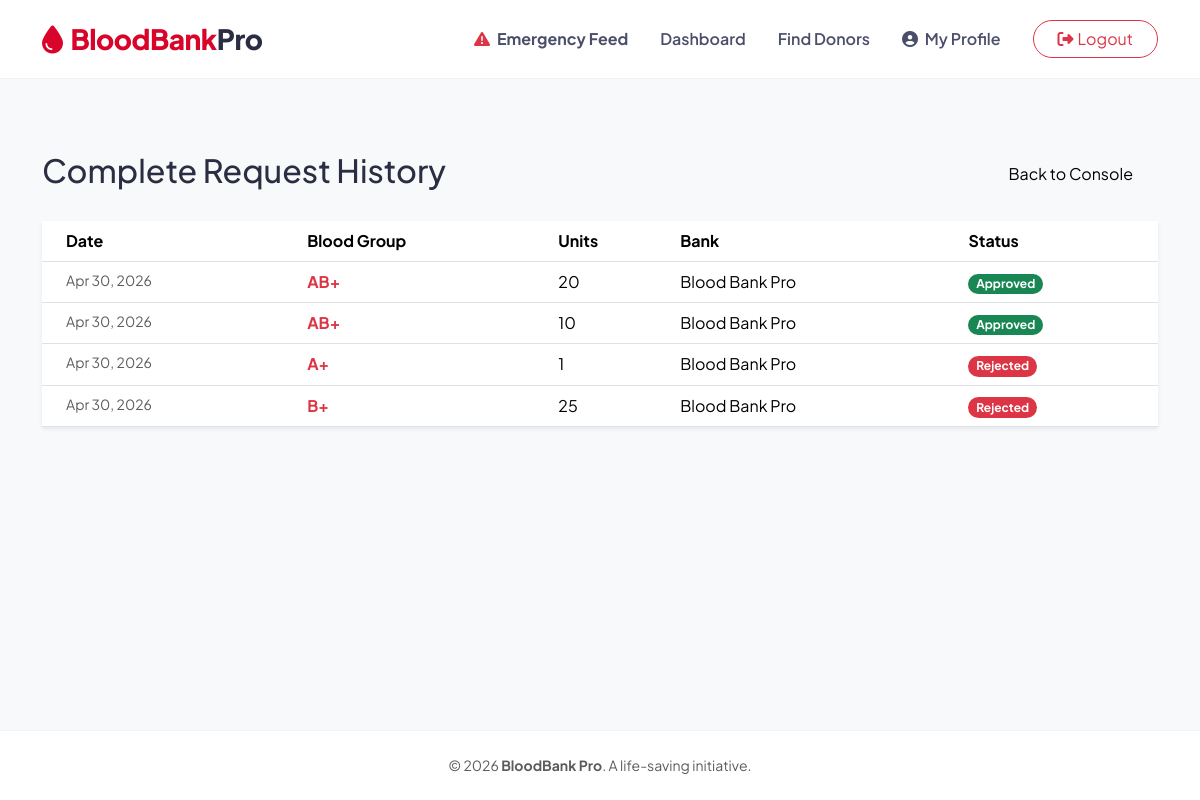
The page /request-history/ (signed in) on the database its author committed.
### blood/models.py (models this page shows, shortened)
class BloodRequest(models.Model):
    STATUS_CHOICES = (('pending', 'Pending'), ('approved', 'Approved'), ('rejected', 'Rejected'))
    hospital = models.ForeignKey(User, on_delete=models.CASCADE, limit_choices_to={'role': 'hospital'}, related_name='blood_requests')
    blood_bank = models.ForeignKey(BloodBank, on_delete=models.CASCADE)
    blood_group = models.CharField(max_length=3)
    units_needed = models.IntegerField()
    urgency = models.CharField(max_length=20, choices=(('normal', 'Normal'), ('urgent', 'Urgent')), default='normal')
    status = models.CharField(max_length=10, choices=STATUS_CHOICES, default='pending')
    created_at = models.DateTimeField(auto_now_add=True)

class BloodBank(models.Model):
    name = models.CharField(max_length=200)
    location = models.CharField(max_length=100)
    contact = models.CharField(max_length=15)
    created_by = models.ForeignKey(User, on_delete=models.CASCADE)

### blood/views.py (the view)
# urls.py: path('request-history/', views.request_history, name='request_history'),
@login_required
def request_history(request):
    if request.user.role != 'hospital':
        return redirect('dashboard')
    all_requests = BloodRequest.objects.filter(hospital=request.user).order_by('-created_at')
    return render(request, 'blood/request_history.html', {'requests': all_requests})

### blood/templates/blood/request_history.html
{% extends 'blood/base.html' %}
{% block content %}
<div class="container py-5">
    <div class="d-flex justify-content-between align-items-center mb-4">
        <h2 class="fw-800">Complete Request History</h2>
        <a href="{% url 'dashboard' %}" class="btn btn-light rounded-pill px-4">Back to Console</a>
    </div>
    <div class="glass-card shadow-sm overflow-hidden">
        <table class="table mb-0">
            <thead class="bg-light">
                <tr>
                    <th class="ps-4">Date</th>
                    <th>Blood Group</th>
                    <th>Units</th>
                    <th>Bank</th>
                    <th>Status</th>
                </tr>
            </thead>
            <tbody>
                {% for req in requests %}
                <tr>
                    <td class="ps-4 text-muted small">{{ req.created_at|date:"M d, Y" }}</td>
                    <td class="fw-bold text-danger">{{ req.blood_group }}</td>
                    <td>{{ req.units_needed }}</td>
                    <td>{{ req.blood_bank.name }}</td>
                    <td>
                        <span class="badge rounded-pill {% if req.status == 'approved' %}bg-success{% elif req.status == 'pending' %}bg-warning text-dark{% else %}bg-danger{% endif %}">
                            {{ req.status|title }}
                        </span>
                    </td>
                </tr>
                {% empty %}
                <tr><td colspan="5" class="text-center py-4">No history found.</td></tr>
                {% endfor %}
            </tbody>
        </table>
    </div>
</div>
{% endblock %}

### blood/templates/blood/base.html (style rules this page uses)
:root { --primary-red: #ef233c; --dark-red: #d90429; --soft-bg: #f8f9fa; --glass: rgba(255, 255, 255, 0.9); }
body { font-family: "Plus Jakarta Sans", sans-serif; background-color: var(--soft-bg); color: #2b2d42; min-height: 100vh; display: flex; flex-direction: column; }

### rows shown on the page
BloodRequest: created_at "Apr 30, 2026", blood_group "AB+", units_needed "20", blood_bank.name "Blood Bank Pro", status "Approved"
BloodRequest: created_at "Apr 30, 2026", blood_group "AB+", units_needed "10", blood_bank.name "Blood Bank Pro", status "Approved"
BloodRequest: created_at "Apr 30, 2026", blood_group "A+", units_needed "1", blood_bank.name "Blood Bank Pro", status "Rejected"
BloodRequest: created_at "Apr 30, 2026", blood_group "B+", units_needed "25", blood_bank.name "Blood Bank Pro", status "Rejected"
